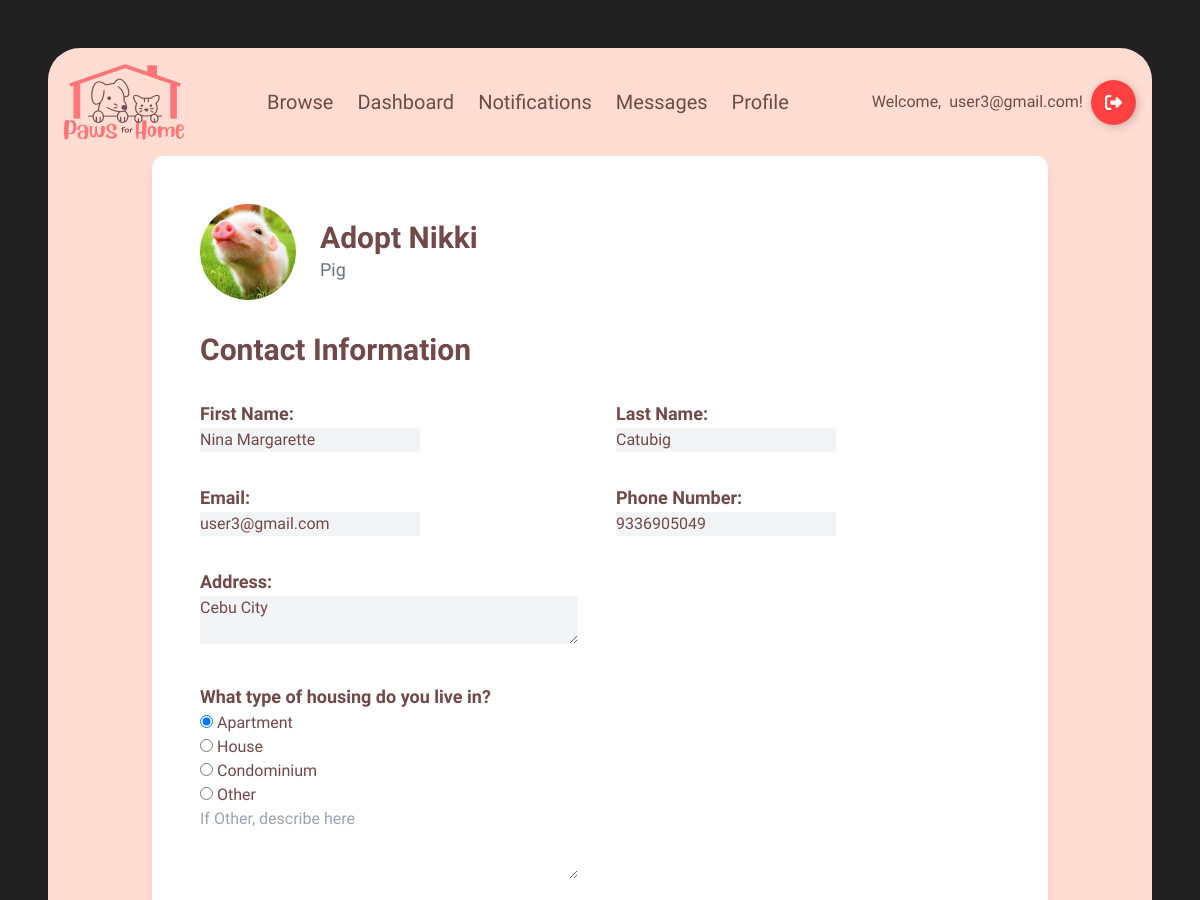
Before: /adoptionform/28/ (signed in, upper part) with the older database file.
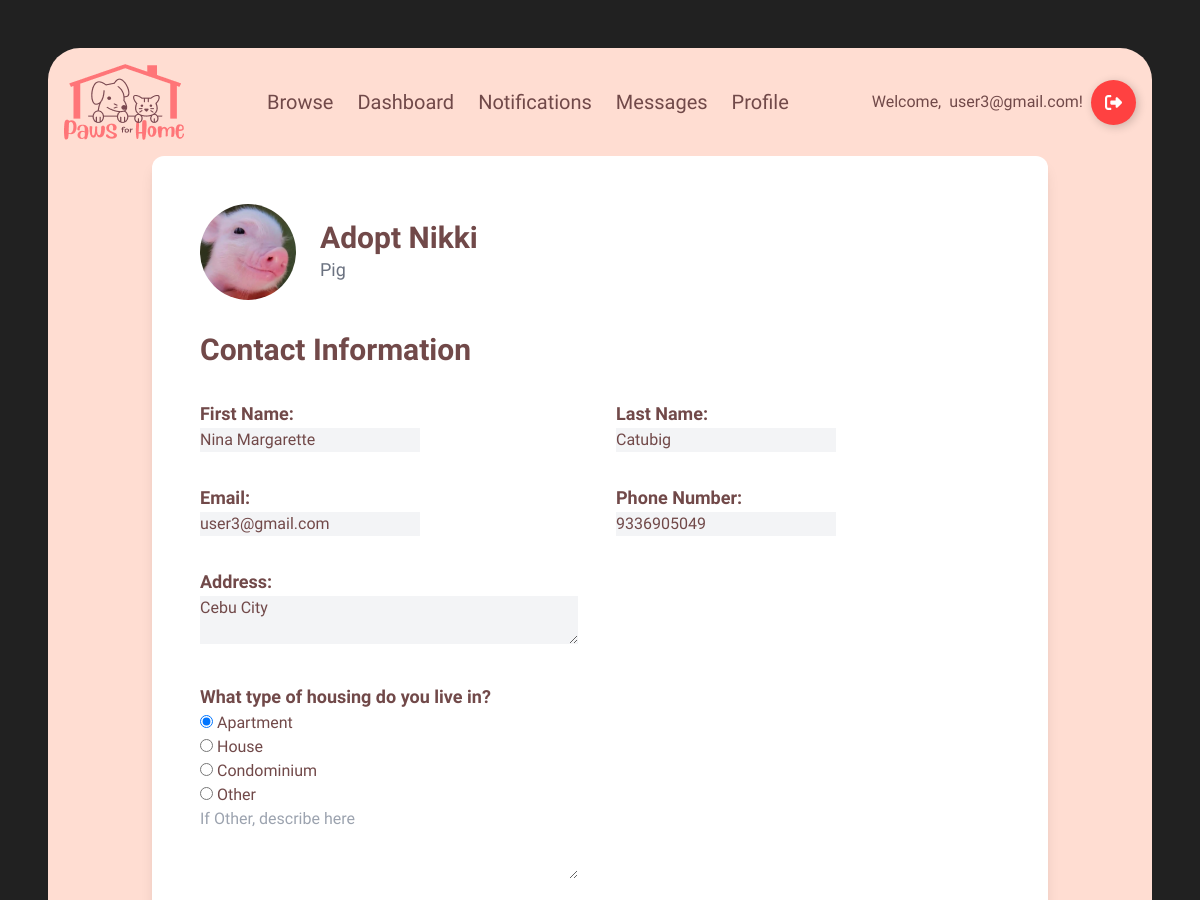
After: the same page with the newer database file.
### pets/models.py (models this page shows, shortened)
class Pet(models.Model):
    STATUS_CHOICES = [
        (1, 'Available'),
        (2, 'Adopted'),
    ]
    TYPE_CHOICES = [
    ('Dog', 'Dog'),
    ('Cat', 'Cat'),
    ('Bird', 'Bird'),
    ('Fish', 'Fish'),
    ('Rabbit', 'Rabbit'),
    ('Hamster', 'Hamster'),
    ('Guinea Pig', 'Guinea Pig'),
    ('Frog', 'Frog'),
    ('Ferret', 'Ferret'),
    ('Chinchilla', 'Chinchilla'),
    ('Hedgehog', 'Hedgehog'),
    ('Mouse', 'Mouse'),
    ('Rat', 'Rat'),
    ('Turtle', 'Turtle'),
    ('Snake', 'Snake'),
    ('Lizard', 'Lizard'),
    ('Parrot', 'Parrot'),
    ('Canary', 'Canary'),
    ('Budgerigar', 'Budgerigar'),
    ('Cockatoo', 'Cockatoo'),
    ('Macaw', 'Macaw'),
    ('Lovebird', 'Lovebird'),
    ('Quail', 'Quail'),
    ('Duck', 'Duck'),
    ('Chicken', 'Chicken'),
    ('Goat', 'Goat'),
    ('Pig', 'Pig'),
    ('Spider', 'Spider'),
    ('Tarantula', 'Tarantula'),
    ('Other', 'Other'),
    ]
    name = models.CharField(max_length=100)
    image = models.ImageField(upload_to='pets/', default='pets/default_pet.jpg')
    type = models.CharField(choices=TYPE_CHOICES, max_length=20, default='other')
    age_years = models.IntegerField(default=0)
    age_months = models.IntegerField(default=0)
    description = models.TextField(blank=True,null=True)
    location = models.TextField(blank=True,null=True, default='N/A')
    breed = models.CharField(max_length=50, blank=True, null=True)
    adoption_fee = models.IntegerField(default=0, blank=True)
    status = models.IntegerField(choices=STATUS_CHOICES, default=1)
    created_at = models.DateTimeField(auto_now_add=True)
    owner = models.ForeignKey(settings.AUTH_USER_MODEL, on_delete=models.CASCADE, null=True)
    is_deleted = models.BooleanField(default=False)

### main/decorators.py (the view)
    def _wrapped_view(request, *args, **kwargs):
        if request.user.account_type != 'user':
            return render(request, '403.html', {}, status=403)
        return view_func(request, *args, **kwargs)

### main/templates/adoptionform.html (shortened to what the changed rows need)
{% extends "base.html" %}
{% block content %}
{% load static %}
<main class="flex-grow flex items-center justify-center mb-12">
    <section class="w-full max-w-4xl bg-white p-12 rounded-xl shadow-lg">
        <div class="flex items-center space-x-6 mb-8">
            <img src="{{ pet.image.url }}"  alt="{{ pet.name }}" class="h-24 w-24 rounded-full object-cover">
            <div>
                <h2 class="text-3xl font-semibold">Adopt {{ pet.name }}</h2>
                <p class="text-lg text-gray-500">{{ pet.type }} {%if pet.breed != null%} ({{pet.breed}}){%endif%}</p>
            </div>
        </div>
    </section>
</main>
{% endblock %}

Changed rows visible on the page:
changed Pet "Nikki": image: a different picture
